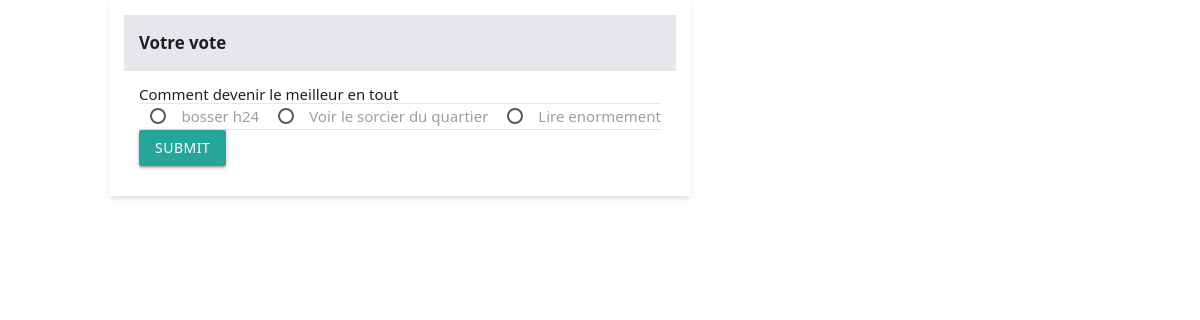
The app's page /sondage/vote/5/ (signed in) with its own data.
### Sondage/models.py (models this page shows, shortened)
class Sondagechoix(models.Model):
    question = models.TextField()
    option_one = models.CharField(max_length=30)
    option_two = models.CharField(max_length=30)
    option_three = models.CharField(max_length=30)
    option_one_count = models.IntegerField(default=0)
    option_two_count = models.IntegerField(default=0)
    option_three_count = models.IntegerField(default=0)

### Sondage/views.py (the view, shortened to what this page needs)
# urls.py: path('vote/<int:poll_id>/', views.vote, name='vote'),
@login_required
def vote(request, poll_id):
    poll = get_object_or_404(Sondagechoix, pk=poll_id)
    context = {'poll': poll}
    return render(request, 'polls/vote.html', context)

### templates/polls/vote.html (shortened to what this page needs)
{% extends 'base/base.html' %}
{% block content %}
<div class="grid grid-cols-12">
    <div class="col-span-8 mx-auto">
        <div class="bg-white shadow-md p-4">
            <div class="bg-gray-200 p-4">
                <h3 class="text-lg font-semibold">Votre vote</h3>
            </div>
            <div class="p-4">
                <div class="grid grid-cols-12">
                    <div class="col-span-12">
                        <h2>{{ poll.question }}</h2>
                    </div>
                </div>
                <div class="grid grid-cols-12">
                    <div class="col-span-12">
                        <hr />
                        <form method="POST">
                            <div class="form-group">
                                <div class="flex space-x-2">
                                    <label class="inline-flex items-center">
                                        <span class="ml-2">{{ poll.option_one }}</span>
                                    </label>
                                    <label class="inline-flex items-center">
                                        <span class="ml-2">{{ poll.option_two }}</span>
                                    </label>
                                    <label class="inline-flex items-center">
                                        <span class="ml-2">{{ poll.option_three }}</span>
                                    </label>
                                </div>
                            </div>
                            <hr />
                            <button type="submit" class="btn btn-info">
                                Submit
                            </button>
                        </form>
                    </div>
                </div>
            </div>
        </div>
    </div>
</div>
{% endblock %}

### records on screen
Sondagechoix: question "Comment devenir le meilleur en tout", option_one "bosser h24", option_two "Voir le sorcier du quartier", option_three "Lire enormement"
